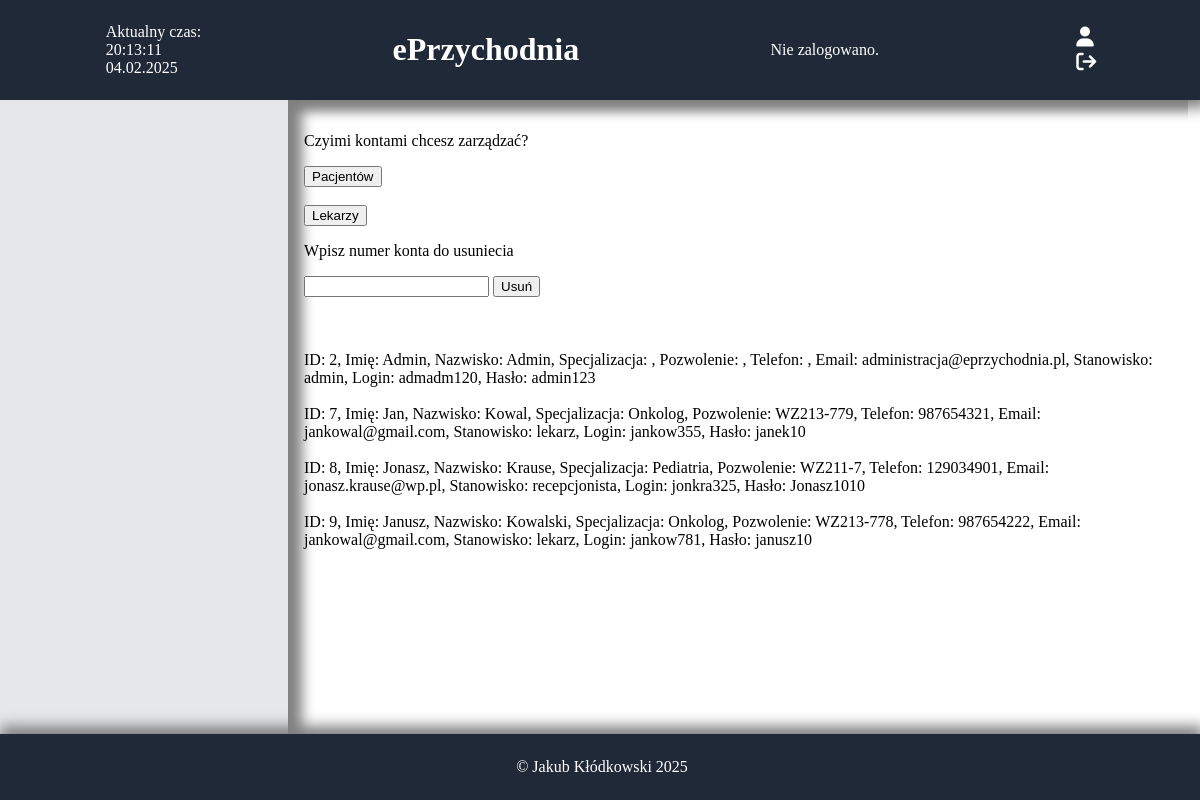
/zarzadzaj_kontami_lekarzy.php, run on the app's committed database.
### tables this page shows
CREATE TABLE `pracownik` (
  `id_lekarza` int(10) UNSIGNED NOT NULL,
  `Imie` varchar(50) DEFAULT NULL,
  `Nazwisko` varchar(50) DEFAULT NULL,
  `Specjalizacja` varchar(100) DEFAULT NULL,
  `PWZ` varchar(100) DEFAULT NULL,
  `tel` char(9) DEFAULT NULL,
  `email` varchar(100) DEFAULT NULL,
  `stanowisko` varchar(100) NOT NULL,
  `login` char(9) DEFAULT NULL,
  `haslo` varchar(100) DEFAULT NULL
);

### zarzadzaj_kontami_lekarzy.php (the view, shortened to what this page needs)
<!DOCTYPE html>
<html lang="pl">
<head>
    <link rel="stylesheet" href="https://cdnjs.cloudflare.com/ajax/libs/font-awesome/6.4.2/css/all.min.css">
    <link rel="stylesheet" href="style.css">
</head>
<body>
    <header>
    <div id="data"></div>
        <h1 class="text-xl font-bold text-center flex-1"><a href="index.php">ePrzychodnia</a></h1>
        <?php
            require 'wyswietl_logowanie.php';
        ?>
        <div>
        <form action="zaloguj.php">
    <button class="icon-button"><i class="fa-solid fa-user"></i></button>
</form>
<form action="wyloguj.php">
    <button class="icon-button"><i class="fa fa-sign-out"></i></button>
</form>
<?php
    require 'wyswietl_navbar.php';
?>
        </nav>
        <main>
            <div class="index-content">
                <p>Czyimi kontami chcesz zarządzać?</p>
                <form action="zarzadzaj_kontami_pacjentow.php" method="post">
                    <input type="submit" value="Pacjentów">
                </form>
                <br>
                <form action="zarzadzaj_kontami_lekarzy.php" method="post">
                    <input type="submit" value="Lekarzy">
                </form>
                <p>Wpisz numer konta do usuniecia</p>
                <form action="usun_konto_pracownik.php" method="post">
                    <input type="number" name="id_konta" id="i0">
                    <input type="submit" value="Usuń">
                </form>
                <br>
                <br>
                <br>
                <?php
                    $connect = mysqli_connect("localhost", "root", "", "eprzychodnia");
                    $query0="select * from `pracownik`";
                    $result0=mysqli_query($connect,$query0);
                    while($row=mysqli_fetch_assoc($result0)){
                        echo "ID: ".$row['id_lekarza'].", Imię: ".$row['Imie'].", Nazwisko: ".$row['Nazwisko'].", Specjalizacja: ".$row['Specjalizacja'].", Pozwolenie: ".$row['PWZ'].", Telefon: ".$row['tel'].", Email: ".$row['email'].", Stanowisko: ".$row['stanowisko'].", Login: ".$row['login'].", Hasło: ".$row['haslo']."<br><br>";
                    }
                ?>
            </div>
        </main>
    </div>
    <footer>
        <p>&copy; Jakub Kłódkowski 2025</p>
    </footer>
</body>
</html>

### wyswietl_logowanie.php (shortened to what this page needs)
<?php
            $connect = mysqli_connect("localhost", "root", "", "eprzychodnia");
            $query0 = "SELECT `login` FROM `zalogowani` LIMIT 1";
            $result = mysqli_query($connect, $query0);
            if ($result && mysqli_num_rows($result) > 0) {
                $row = mysqli_fetch_assoc($result);
                $log = $row['login'];
                echo "Zalogowano jako: " . htmlspecialchars($log);
            } else {
                echo "Nie zalogowano.";
            }
        ?>

### wyswietl_navbar.php (shortened to what this page needs)
</header>
<div style="display: flex; flex: 1;">
    <nav>

### style.css (style rules this page uses)
body { display: flex; flex-direction: column; height: 100vh; margin: 0; width: 99vw; overflow-x: hidden; }
header { background-color: #1f2937; color: white; padding: 10px; width: 100%; display: flex; justify-content: space-around; align-items: center; text-decoration: none; box-shadow: 0px 8px 13px 0px gray; }
nav { background-color: #e5e7eb; width: 256px; padding: 16px; }
main { flex: 1; padding: 16px; box-shadow: inset 14px 8px 13px 0px gray; }
footer { background-color: #1f2937; color: white; text-align: center; padding: 8px; width: 100%; box-shadow: 0px -8px 13px 0px gray; }
.icon-button { color: white; font-size: 1.25rem; background: none; border: none; cursor: pointer; }
h1>a { text-decoration: none; color: white; }

### data on the page
pracownik: id_lekarza "2", Imie "Admin", Nazwisko "Admin", email "administracja@eprzychodnia.pl", stanowisko "admin", login "admadm120", haslo "admin123"
pracownik: id_lekarza "7", Imie "Jan", Nazwisko "Kowal", Specjalizacja "Onkolog", PWZ "WZ213-779", tel "987654321", email "jankowal@gmail.com", stanowisko "lekarz", login "jankow355", haslo "janek10"
pracownik: id_lekarza "8", Imie "Jonasz", Nazwisko "Krause", Specjalizacja "Pediatria", PWZ "WZ211-7", tel "129034901", email "jonasz.krause@wp.pl", stanowisko "recepcjonista", login "jonkra325", haslo "Jonasz1010"
pracownik: id_lekarza "9", Imie "Janusz", Nazwisko "Kowalski", Specjalizacja "Onkolog", PWZ "WZ213-778", tel "987654222", email "jankowal@gmail.com", stanowisko "lekarz", login "jankow781", haslo "janusz10"
